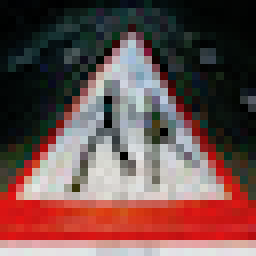
#> input picture traffic_sign_classification_5/test-data-old/1-children-cross.png, 32 x 32 px (shown 8 times larger)
$ python -i helper.py   (imports and definitions only)   (older library calls are emulated)
#> lines starting #> are read from the running program, lines starting #| are printed output that depends on the picture
import cv2 as cv
import matplotlib.image as mpimg
import numpy as np
from skimage.feature import hog


# [7 lines left out: function convert_color, not called in this run]


def change_cspace(img, cspace):
    feature_image = []
    if cspace != 'RGB':
        if cspace == 'HSV':
            feature_image = cv.cvtColor(img, cv.COLOR_RGB2HSV)
        elif cspace == 'LUV':
            feature_image = cv.cvtColor(img, cv.COLOR_RGB2LUV)
        elif cspace == 'HLS':
            feature_image = cv.cvtColor(img, cv.COLOR_RGB2HLS)
        elif cspace == 'YUV':
            feature_image = cv.cvtColor(img, cv.COLOR_RGB2YUV)
        elif cspace == 'YCrCb':
            feature_image = cv.cvtColor(img, cv.COLOR_RGB2YCrCb)
    else:
        feature_image = np.copy(img)

    return feature_image


def get_hog_features(img, orient, pix_per_cell, cell_per_block,
                     vis=False, feature_vec=False):
    # Call with two outputs if vis==True
    if vis == True:
        features, hog_image = hog(img,
                                  orientations=orient,
                                  pixels_per_cell=(pix_per_cell, pix_per_cell),
                                  cells_per_block=(cell_per_block, cell_per_block),
                                  transform_sqrt=False,
                                  visualise=vis,
                                  feature_vector=feature_vec)
        return features, hog_image
    # Otherwise call with one output
    else:
        features = hog(img,
                       orientations=orient,
                       pixels_per_cell=(pix_per_cell, pix_per_cell),
                       cells_per_block=(cell_per_block, cell_per_block),
                       transform_sqrt=False,
                       visualise=vis,
                       feature_vector=feature_vec)
        return features


def bin_spatial(img, size=(32, 32)):
    color1 = cv.resize(img[:, :, 0], size).ravel()
    color2 = cv.resize(img[:, :, 1], size).ravel()
    color3 = cv.resize(img[:, :, 2], size).ravel()
    return np.hstack((color1, color2, color3))


# [55 lines left out: function extract_features, not called in this run]


def extract_single_img_features(img,
                                spatial_size=(32, 32),
                                hist_bins=32,
                                cspace='RGB',
                                hist_range=(0, 256),
                                orient=9,
                                pix_per_cell=8, cell_per_block=2,
                                hog_channel=0,
                                with_spatial_feature=True,
                                with_color_feature=True,
                                with_gradient_feature=True
                                ):
    """
    combine spatial bin, color histogram and gradient histogram features for a single image
    """
    # Create a list to append feature vectors to
    features = []

    # apply color conversion if other than 'RGB'
    feature_image = change_cspace(img, cspace)

    # get hog features for either specific channel or for all channels
    if with_gradient_feature is True:
        if hog_channel == 'ALL':
            hog_features = []
            channels = feature_image.shape[2]
            # get features for all 3 channels
            for channel in range(channels):
                hog_features.append(get_hog_features(feature_image[:, :, channel],
                                                     orient, pix_per_cell, cell_per_block,
                                                     feature_vec=True, vis=False))
            hog_features = np.ravel(hog_features)
        else:
            # get features for specific channel
            hog_features = get_hog_features(feature_image[:, :, hog_channel],
                                            orient, pix_per_cell, cell_per_block,
                                            vis=False, feature_vec=True)
    else:
        hog_features = []

    # Apply bin_spatial() to get spatial color features
    bin_features = bin_spatial(feature_image) if with_spatial_feature is True else []

    # Apply color_hist() to get color histogram features
    color_hist_features = color_hist(feature_image) if with_color_feature is True else []

    # concatenate all 3 types of features
    feature = np.concatenate((bin_features, color_hist_features, hog_features), axis=0)

    # Append the new feature vector to the features list
    features.append(feature)

    # Return list of feature vectors
    return features


def color_hist(img, nbins=32):  # bins_range=(0, 256)
    # Compute the histogram of the color channels separately
    channel1_hist = np.histogram(img[:, :, 0], bins=nbins)
    channel2_hist = np.histogram(img[:, :, 1], bins=nbins)
    channel3_hist = np.histogram(img[:, :, 2], bins=nbins)
    # Concatenate the histograms into a single feature vector
    hist_features = np.concatenate((channel1_hist[0], channel2_hist[0], channel3_hist[0]))
    # Return the individual histograms, bin_centers and feature vector
    return hist_features


# [123 lines left out: functions add_heat, apply_threshold, draw_labeled_bboxes, search_windows, get_slide_windows, not called in this run]

>>> import cv2
>>> picture = cv2.cvtColor(cv2.imread('../../traffic_sign_classification_5/test-data-old/1-children-cross.png'), cv2.COLOR_BGR2RGB)
>>> result = extract_single_img_features(picture)
#> in get_hog_features, `features = hog(img, orientations=orient, pixels_per_cell=(pix_per_cell..`: features = 324 values, max 0.379 at index 11, min 0 at index 8, mean 0.128
#> in get_hog_features, `features = hog(img, orientations=orient, pixels_per_cell=(pix_per_cell..`:
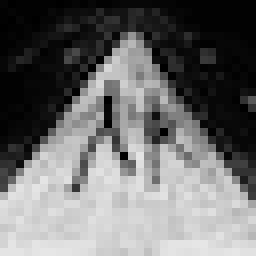
#> img: shape (32, 32) (shown 8 times larger); min 0, max 230, mean 108.9
#> in extract_single_img_features, `hog_features = get_hog_features(feature_image[:, :, hog_channel], orie..`: hog_features has the same summary as features in get_hog_features
#> in bin_spatial, `color1 = cv.resize(img[:, :, 0], size).ravel()`: color1 = 1024 values, max 230 at index 984, min 0 at index 1, mean 108.9
#> in bin_spatial, `color2 = cv.resize(img[:, :, 1], size).ravel()`: color2 = 1024 values, max 232 at index 995, min 0 at index 7, mean 79.39
#> in bin_spatial, `color3 = cv.resize(img[:, :, 2], size).ravel()`: color3 = 1024 values, max 230 at index 992, min 0 at index 397, mean 76.41
#> in extract_single_img_features, `bin_features = bin_spatial(feature_image) if with_spatial_feature is T..`: bin_features = 3072 values, max 232 at index 2019, min 0 at index 1, mean 88.22
#> in color_hist, `hist_features = np.concatenate((channel1_hist[0], channel2_hist[0], ch..`: hist_features = 96 values, max 227 at index 0, min 4 at index 80, mean 32
#> in extract_single_img_features, `color_hist_features = color_hist(feature_image) if with_color_feature ..`: color_hist_features has the same summary as hist_features in color_hist
#> in extract_single_img_features, `feature = np.concatenate((bin_features, color_hist_features, hog_featu..`: feature = 3492 values, max 232 at index 2019, min 0 at index 1, mean 78.5
#> result = 1 item

$ run again, on traffic_sign_classification_5/test-data-old/2-construction.png
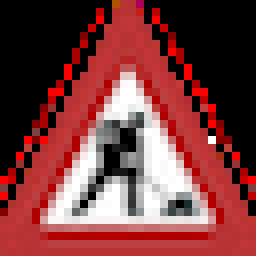
#> input picture traffic_sign_classification_5/test-data-old/2-construction.png, 32 x 32 px (shown 8 times larger)
#> features = 324 values, max 0.299 at index 9, min 0 at index 0, mean 0.129
#> in get_hog_features, `features = hog(img, orientations=orient, pixels_per_cell=(pix_per_cell..`:
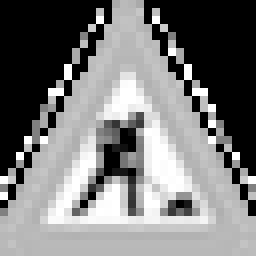
#> img: shape (32, 32) (shown 8 times larger); min 0, max 255, mean 122.1
#> hog_features has the same summary as features in get_hog_features
#> color1 = 1024 values, max 255 at index 76, min 0 at index 0, mean 122.1
#> color2 = 1024 values, max 255 at index 367, min 0 at index 0, mean 59.41
#> color3 = 1024 values, max 255 at index 367, min 0 at index 0, mean 59.44
#> bin_features = 3072 values, max 255 at index 76, min 0 at index 0, mean 80.3
#> hist_features = 96 values, max 471 at index 32, min 0 at index 1, mean 32
#> color_hist_features has the same summary as hist_features in color_hist
#> feature = 3492 values, max 471 at index 3104, min 0 at index 0, mean 71.54
#> result = 1 item

$ run again, on traffic_sign_classification_5/test-data-old/4-left-straight.png
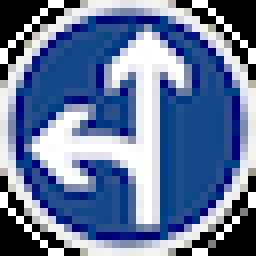
#> input picture traffic_sign_classification_5/test-data-old/4-left-straight.png, 32 x 32 px (shown 8 times larger)
#> features = 324 values, max 0.347 at index 78, min 0 at index 5, mean 0.124
#> in get_hog_features, `features = hog(img, orientations=orient, pixels_per_cell=(pix_per_cell..`:
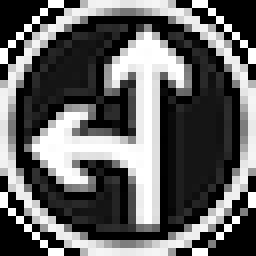
#> img: shape (32, 32) (shown 8 times larger); min 0, max 255, mean 98.8
#> hog_features has the same summary as features in get_hog_features
#> color1 = 1024 values, max 255 at index 6, min 0 at index 0, mean 98.85
#> color2 = 1024 values, max 255 at index 6, min 0 at index 0, mean 117.8
#> color3 = 1024 values, max 255 at index 6, min 0 at index 0, mean 154
#> bin_features = 3072 values, max 255 at index 6, min 0 at index 0, mean 123.6
#> hist_features = 96 values, max 319 at index 0, min 0 at index 65, mean 32
#> color_hist_features has the same summary as hist_features in color_hist
#> feature = 3492 values, max 319 at index 3072, min 0 at index 0, mean 109.6
#> result = 1 item
